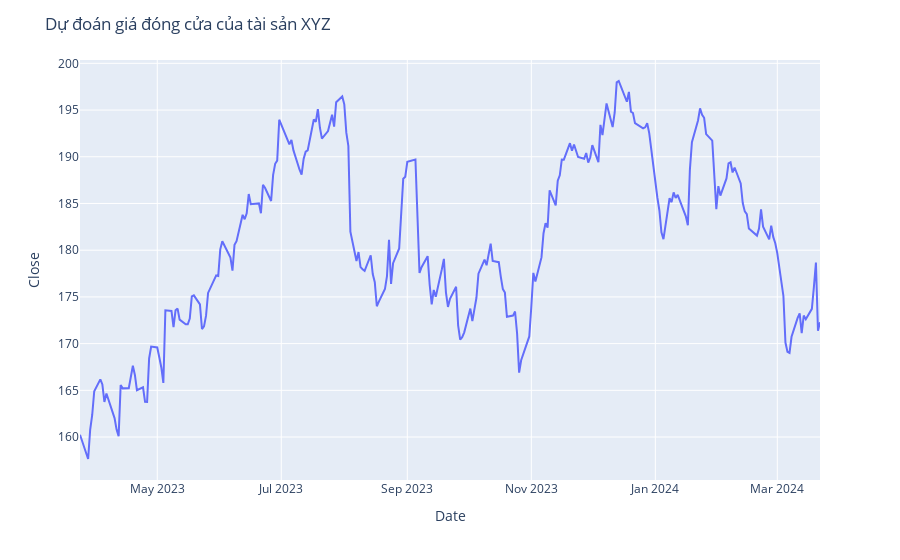

Notebook code for this chart:
### Markdown cell above
sử dụng thư viện Plotly Express để vẽ biểu đồ đường (line chart) cho dữ liệu đã tải xuống từ Yahoo! Finance.

### Code cell
import plotly.express as px
figure = px.line(data, x = data.index, y = "Close")
figure.update_layout(title="Dự đoán giá đóng cửa của tài sản XYZ")
figure.show()

### Figure 1 — Plotly figure (JSON) as saved in the notebook; plotly's stock layout.template omitted (floating-point values rounded to 4 significant figures; data arrays with more than 128 entries replaced by an {"elided": "..."} marker saying what was removed)
{"data": [{"hovertemplate": "Date=%{x}<br>Close=%{y}<extra></extra>", "legendgroup": "", "line": {"color": "#636efa", "dash": "solid"}, "marker": {"symbol": "circle"}, "mode": "lines", "name": "", "orientation": "v", "showlegend": false, "type": "scatter", "x": {"elided": "251 str values"}, "xaxis": "x", "y": {"elided": "251 float values"}, "yaxis": "y"}], "layout": {"legend": {"tracegroupgap": 0}, "margin": {"t": 60}, "title": {"text": "Dự đoán giá đóng cửa của tài sản XYZ"}, "xaxis": {"anchor": "y", "domain": [0, 1], "title": {"text": "Date"}}, "yaxis": {"anchor": "x", "domain": [0, 1], "title": {"text": "Close"}}}}
